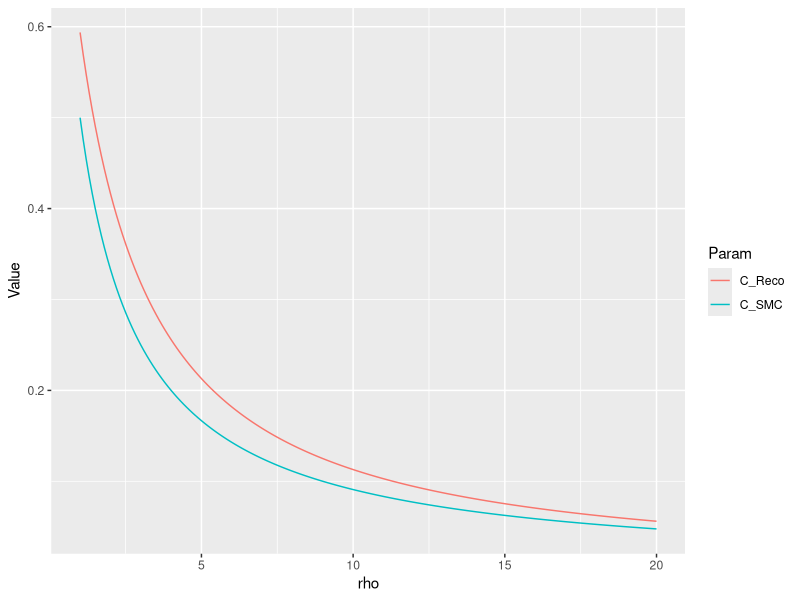
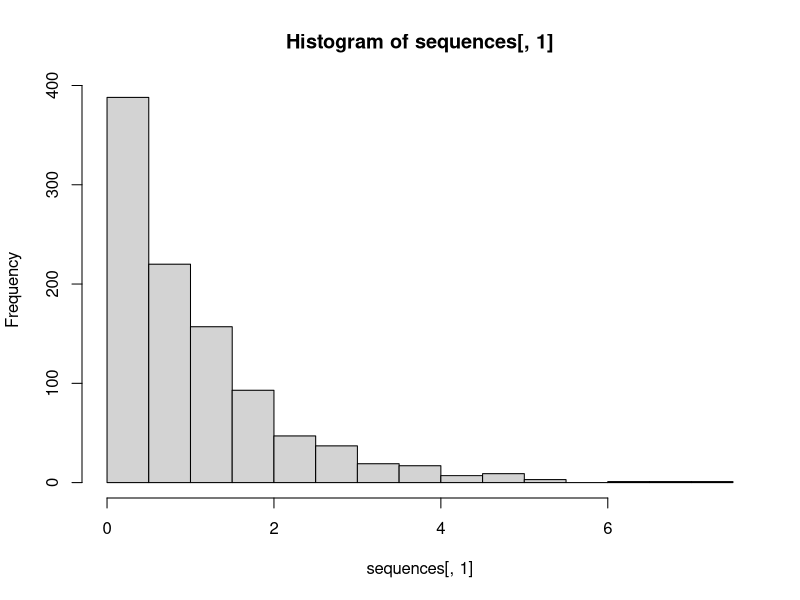
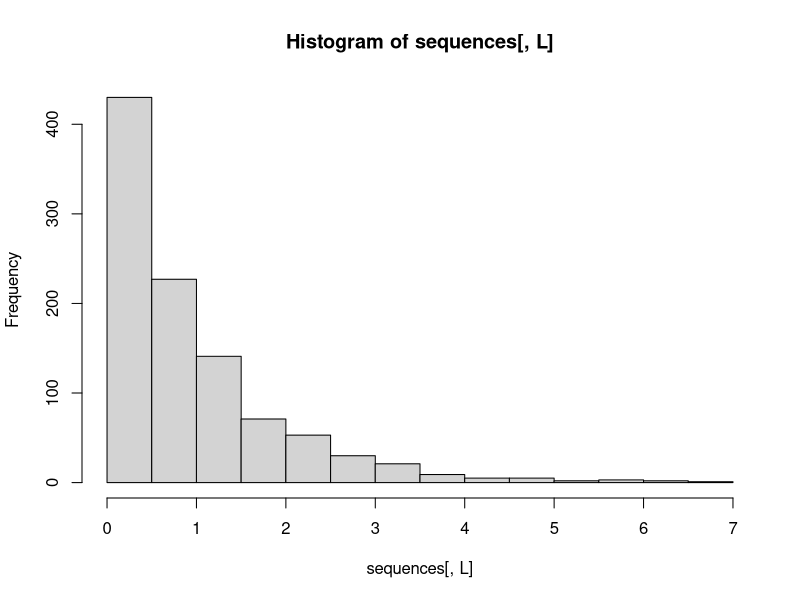
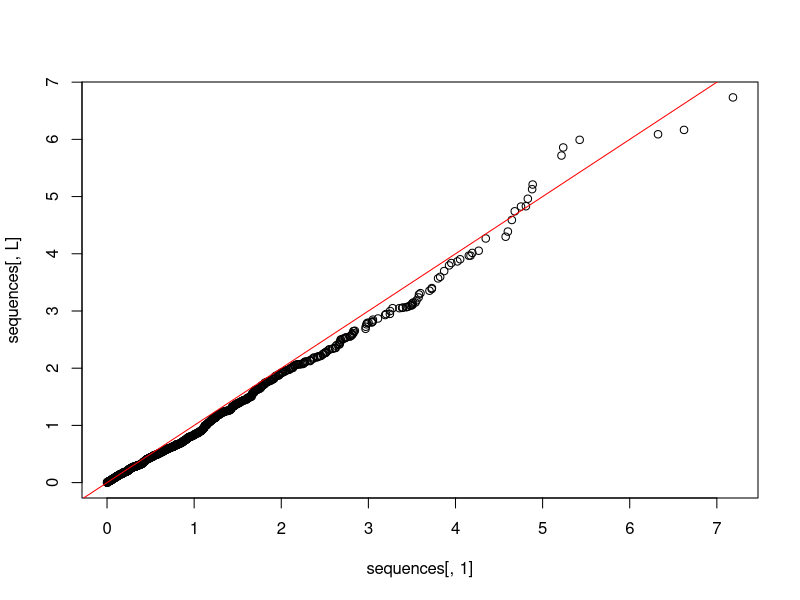

These figures' R source, in order:
## ---- chunk 1
library(ggplot2)
library(tidyr)
library(dplyr)
## ---- chunk 2
coalesceReco <- function(rho) {
  return((rho + 18)/(rho^2 + 13*rho + 18))
}

coalesceSMC <- function(rho) {
  return(1/(1+rho))
}
## ---- chunk 3
rho <- seq(1, 20, .1)

f <- tbl_df(data.frame(rho=rho, C_Reco=coalesceReco(rho), C_SMC=coalesceSMC(rho)))
f_melt <- f %>% gather(., Param, Value, -rho)
ggplot(f_melt) + aes(x=rho, y=Value, color=Param) + geom_line()
## ---- chunk 4
runSMC <- function(L, rho) {
  times <- rep(0, L)
  times[1] <- rexp(1,1)
  for (i in 2:L) {
    Tb <- rexp(1,rho)
    if (Tb > times[i-1]) {
      times[i] <- times[i-1]
    } else {
      times[i] <- Tb + rexp(1,1)
    }
  }
  return(times)
}
## ---- chunk 5
N <- 1000
L <- 20
rho <- .2

sequences <- matrix(0, N, L)
for (i in 1:N) {
  sequences[i,] <- runSMC(L, rho)
}
## ---- chunk 6
hist(sequences[,1], breaks=20)
hist(sequences[,L], breaks=20)

qqplot(sequences[,1], sequences[,L])
abline(0,1,col='red')
## ---- chunk 7
computeHeterozygosity <- function(haps) {
  p <- apply(haps, 2, mean)
  H <- 2*p*(1-p)
  return(mean(H))
}

computeHs <- function(haps, Z) {
  H <- rep(0, length(Z))

  p <- matrix(0, 1, ncol(haps))
  for (i in 1:length(Z)) {
    p <- apply(haps[Z[[i]],], 2, mean)
    H[i] <- mean(2*p*(1-p))
  }
  return(H)
}

computeHt <- function(haps, Z) {
  p <- apply(haps, 2, mean)
  H <- 2*p*(1-p)
  return(mean(H))
}

## ---- chunk 8
haplotypes <- read.table("haps.txt", sep=" ", header=F)
subpopulations <- list(S1=c(1:10), S2=c(11:20))

Hs <- computeHs(haplotypes, subpopulations)
Ht <- computeHt(haplotypes)

Hs
Ht
## ---- chunk 9
computeFst <- function(haps, Z) {
  Hs <- computeHs(haps, Z)
  Ht <- computeHt(haps)

  return((Ht-Hs)/Ht)
}

estimateMigration <- function(Fst, d) {
  return((d-1)/d^2 * (1/Fst - 1))
}
## ---- chunk 10
Fst <- computeFst(haplotypes, subpopulations)
m <- estimateMigration(Fst, 2)

Fst
m
